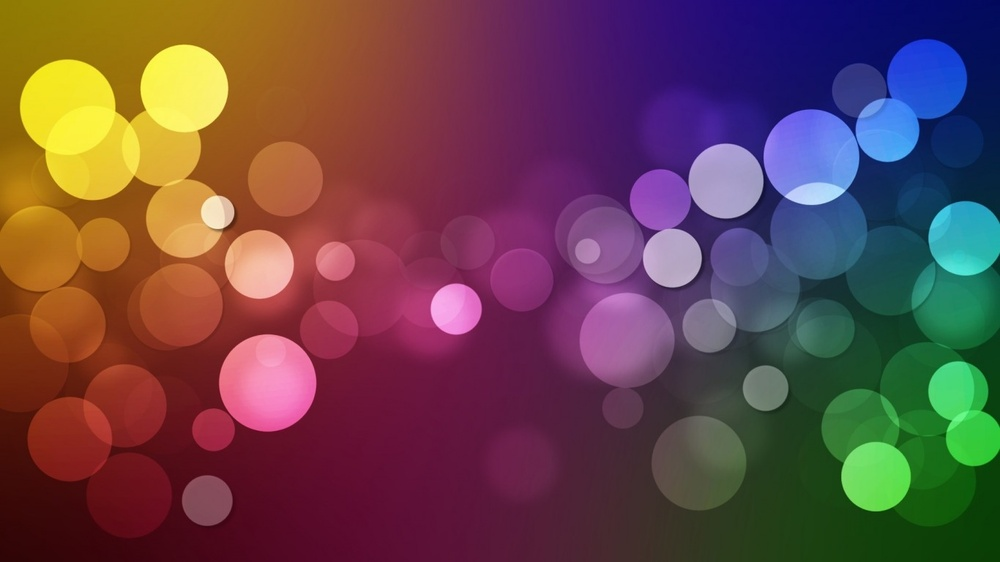
//> input picture test.jpg, 1000 x 562 px, shrunk from 1366 x 768 before the run
$ ./OpenCVTest test.jpg   (built with g++ and OpenCV 4)
//> lines starting //> are read from the running program, lines starting //| are printed output that depends on the picture; after the words box and inside, x2 and y2 are one past the last pixel; in counts of white or black regions, pixels touching at a corner belong together
#include <opencv2/opencv.hpp>
#include <iostream>
#include <vector>
#include <algorithm>
#include <sstream>

int main(int argc, char **argv)
{
    // Make sure arguments are correct
    if(argc <= 1)
    {
        std::cout << "Pass an image as the first argument" << std::endl;
        return 1;
    }

    // Load and display input image
    std::cout << "Loading input image" << std::endl;
    cv::Mat img = cv::imread(argv[1]);
//> img is the input picture: 562 rows x 1000 cols, CV_8UC3; mean B, G, R 74.2, 70.4, 104.9
    cv::imshow("Input Image", img);
    cv::waitKey(0);

    // Convert image to grayscale and show
    std::cout << "Converting input image to grayscale" << std::endl;
    cv::Mat grayscale;
    cv::cvtColor(img, grayscale, CV_RGB2GRAY);
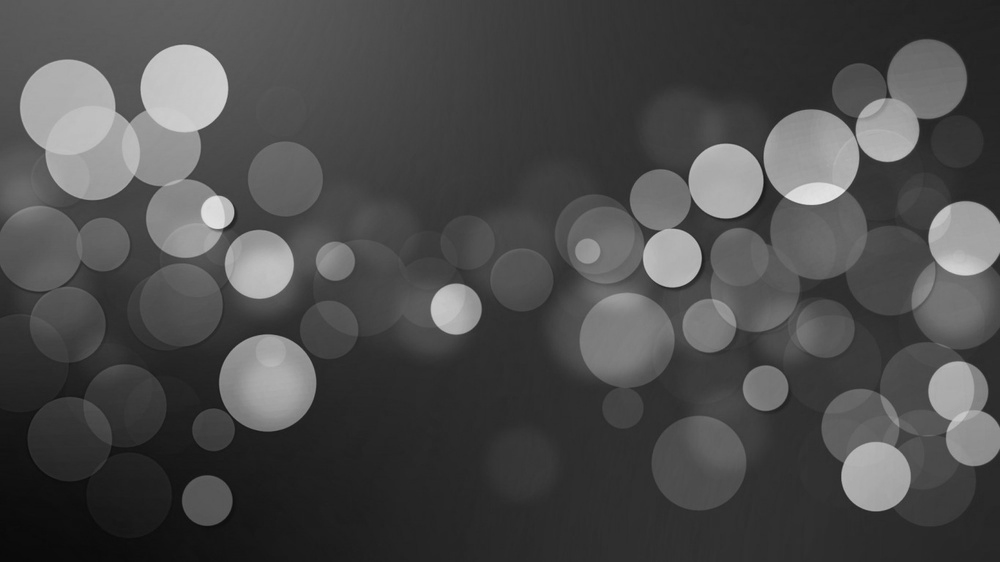
//> grayscale: 562 rows x 1000 cols, CV_8UC1; min 9, max 231, mean 75.4
    cv::imshow("Grayscale", grayscale);
    cv::waitKey(0);

    // Find edges in image and show
    std::cout << "Finding edges in image using canny edge detection algorithm" << std::endl;
    cv::Mat edges;
    cv::Canny(grayscale, edges, 200, 200);
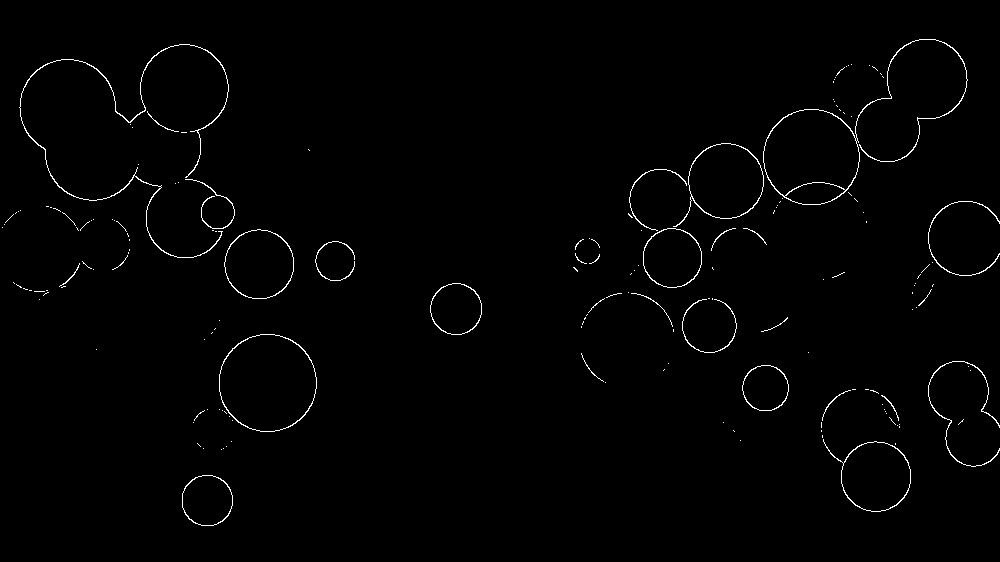
//> edges: 562 rows x 1000 cols, CV_8UC1; 1.1% white in thin lines or dots, all inside (x1, y1, x2, y2) = (2, 39, 1000, 526)
    cv::imshow("Edges", edges);
    cv::waitKey(0);

    // Find circles using the hough transform and show
    std::cout << "Finding circles in the image using the hough transform" << std::endl;

    std::vector<cv::Vec3f> circles;
    cv::HoughCircles(grayscale, circles, CV_HOUGH_GRADIENT, 1, 1, 50, 80);
//> circles = 31 circles (x, y, radius), first 12: [810.5, 156.5, 47.9], [725.5, 180.5, 37.5], [66.5, 106.5, 47.1], [67.5, 107.5, 47.2], [267.5, 381.5, 48.5], [811.5, 157.5, 47.7], [671.5, 257.5, 29.5], [964.5, 237.5, 36.9], [957.5, 390.5, 30], [185.5, 217.5, 39.2], [817.5, 231.5, 47.7], [266.5, 383.5, 47.9]

    // Loop through all the detected circles and draw them
    cv::Mat circlesImage = cv::Mat::zeros(img.size(), CV_8UC3);  // 8UC3 => 8 bits per pixel, 3 channel image initialized to 0 (black)
    std::for_each(circles.begin(), circles.end(), [&circlesImage](cv::Vec3f &circleParams)
    {
        // Circle params
        cv::Point center(circleParams[0], circleParams[1]);
        int radius = circleParams[2];

        // Circle center
        cv::circle(circlesImage, center, 3, cv::Scalar(0, 255, 0)); // green center point

        // Circle outline
        cv::circle(circlesImage, center, radius, cv::Scalar(0, 0, 255)); // RED outline (b,g,r by default this is the opposite of MATLAB)
    });
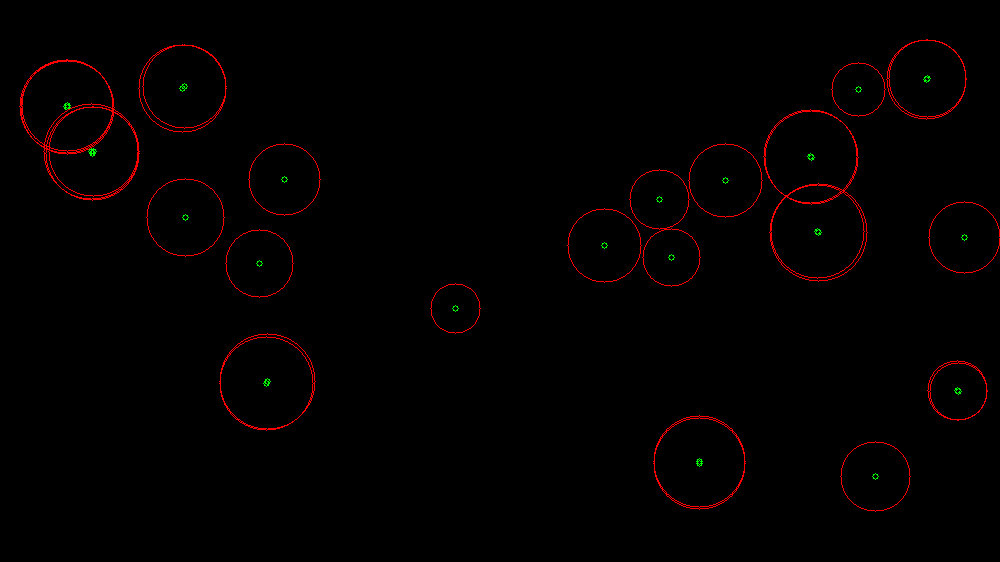
//> circlesImage: 562 rows x 1000 cols, CV_8UC3; mean B, G, R 0, 0.2, 2.9

    // Write out the number of detected circles
    std::ostringstream stringFormatter;
    stringFormatter << circles.size() << " circles detected";
    cv::putText(circlesImage, stringFormatter.str(), cv::Point(15, 15), CV_FONT_HERSHEY_PLAIN, 1, cv::Scalar(255, 0, 0));
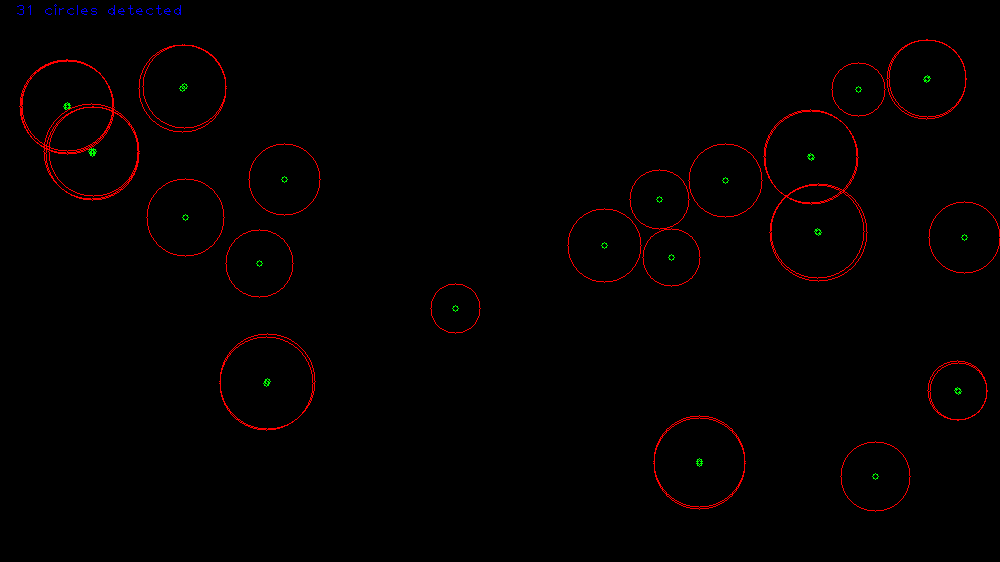
//> circlesImage: 562 rows x 1000 cols, CV_8UC3; 0.05% of pixels changed, all inside (x1, y1, x2, y2) = (17, 4, 181, 15)

    // Diplay the circles
    cv::imshow("Hough Circles", circlesImage);
    cv::waitKey(0);

    // Done
    std::cout << "Finished, press any key to continue..." << std::endl;
    std::cin.get();

    return 0;
}
